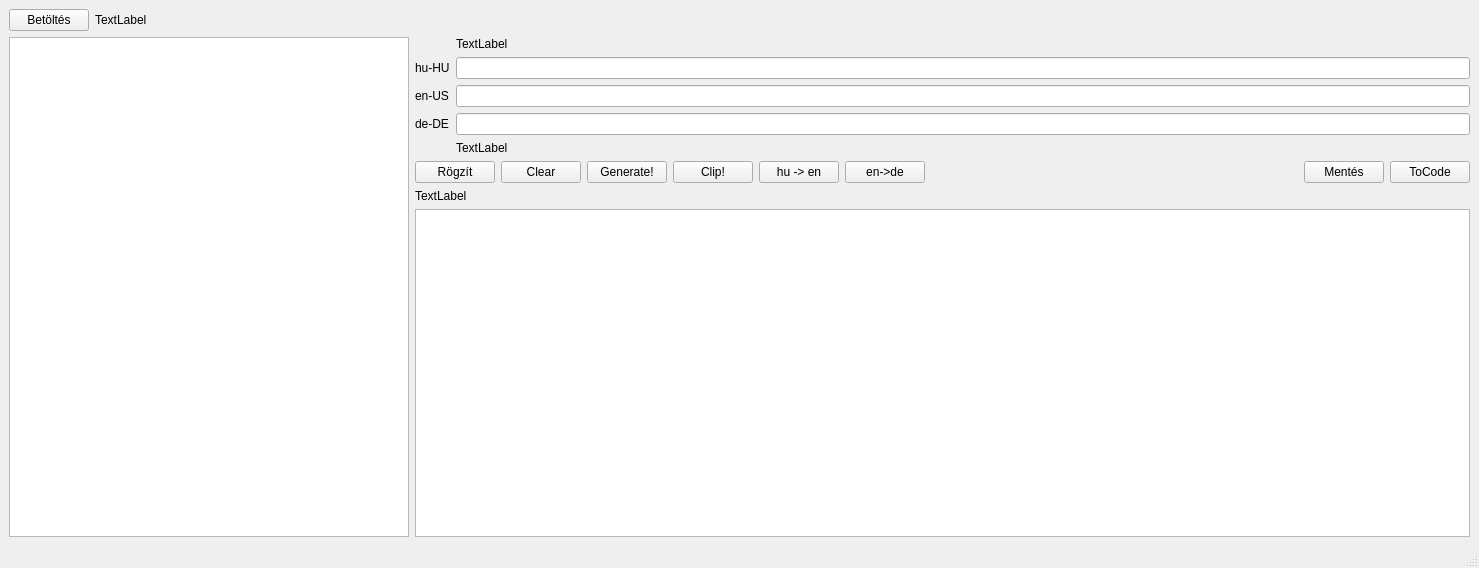
<?xml version="1.0" encoding="UTF-8"?>
<ui version="4.0">
 <class>MainWindow</class>
 <widget class="QMainWindow" name="MainWindow">
  <property name="geometry">
   <rect>
    <x>0</x>
    <y>0</y>
    <width>1479</width>
    <height>568</height>
   </rect>
  </property>
  <property name="sizePolicy">
   <sizepolicy hsizetype="MinimumExpanding" vsizetype="Preferred">
    <horstretch>0</horstretch>
    <verstretch>0</verstretch>
   </sizepolicy>
  </property>
  <property name="windowTitle">
   <string>MainWindow</string>
  </property>
  <widget class="QWidget" name="centralwidget">
   <layout class="QVBoxLayout" name="verticalLayout">
    <item>
     <layout class="QHBoxLayout" name="horizontalLayout">
      <item>
       <widget class="QPushButton" name="pushButton">
        <property name="text">
         <string>Betöltés</string>
        </property>
       </widget>
      </item>
      <item>
       <widget class="QLabel" name="label">
        <property name="text">
         <string>TextLabel</string>
        </property>
       </widget>
      </item>
      <item>
       <spacer name="horizontalSpacer">
        <property name="orientation">
         <enum>Qt::Horizontal</enum>
        </property>
        <property name="sizeHint" stdset="0">
         <size>
          <width>40</width>
          <height>20</height>
         </size>
        </property>
       </spacer>
      </item>
     </layout>
    </item>
    <item>
     <layout class="QHBoxLayout" name="horizontalLayout_2">
      <item>
       <widget class="QListWidget" name="listWidget">
        <property name="minimumSize">
         <size>
          <width>400</width>
          <height>0</height>
         </size>
        </property>
        <property name="maximumSize">
         <size>
          <width>250</width>
          <height>16777215</height>
         </size>
        </property>
       </widget>
      </item>
      <item>
       <layout class="QVBoxLayout" name="verticalLayout_2">
        <item>
         <layout class="QFormLayout" name="formLayout">
          <item row="0" column="1">
           <widget class="QLabel" name="label_wcode">
            <property name="minimumSize">
             <size>
              <width>0</width>
              <height>0</height>
             </size>
            </property>
            <property name="text">
             <string>TextLabel</string>
            </property>
           </widget>
          </item>
          <item row="1" column="0">
           <widget class="QLabel" name="label_hu">
            <property name="text">
             <string>hu-HU</string>
            </property>
           </widget>
          </item>
          <item row="1" column="1">
           <widget class="QLineEdit" name="lineEdit_hu">
            <property name="sizePolicy">
             <sizepolicy hsizetype="Expanding" vsizetype="Fixed">
              <horstretch>0</horstretch>
              <verstretch>0</verstretch>
             </sizepolicy>
            </property>
            <property name="minimumSize">
             <size>
              <width>1000</width>
              <height>0</height>
             </size>
            </property>
           </widget>
          </item>
          <item row="2" column="0">
           <widget class="QLabel" name="label_3">
            <property name="text">
             <string>en-US</string>
            </property>
           </widget>
          </item>
          <item row="2" column="1">
           <widget class="QLineEdit" name="lineEdit_en"/>
          </item>
          <item row="3" column="0">
           <widget class="QLabel" name="label_4">
            <property name="text">
             <string>de-DE</string>
            </property>
           </widget>
          </item>
          <item row="3" column="1">
           <widget class="QLineEdit" name="lineEdit_de"/>
          </item>
          <item row="4" column="1">
           <widget class="QLabel" name="label_using">
            <property name="minimumSize">
             <size>
              <width>1000</width>
              <height>0</height>
             </size>
            </property>
            <property name="text">
             <string>TextLabel</string>
            </property>
           </widget>
          </item>
         </layout>
        </item>
        <item>
         <layout class="QHBoxLayout" name="horizontalLayout_3">
          <item>
           <widget class="QPushButton" name="pushButton_ok">
            <property name="text">
             <string>Rögzít</string>
            </property>
           </widget>
          </item>
          <item>
           <widget class="QPushButton" name="pushButton_clear">
            <property name="text">
             <string>Clear</string>
            </property>
           </widget>
          </item>
          <item>
           <widget class="QPushButton" name="pushButton_generate">
            <property name="text">
             <string>Generate!</string>
            </property>
           </widget>
          </item>
          <item>
           <widget class="QPushButton" name="pushButton_copytoclipboard">
            <property name="text">
             <string>Clip!</string>
            </property>
           </widget>
          </item>
          <item>
           <widget class="QPushButton" name="pushButton_hu_to_en">
            <property name="text">
             <string>hu -&gt; en</string>
            </property>
           </widget>
          </item>
          <item>
           <widget class="QPushButton" name="pushButton_en_to_de">
            <property name="text">
             <string>en-&gt;de</string>
            </property>
           </widget>
          </item>
          <item>
           <spacer name="horizontalSpacer_2">
            <property name="orientation">
             <enum>Qt::Horizontal</enum>
            </property>
            <property name="sizeHint" stdset="0">
             <size>
              <width>40</width>
              <height>20</height>
             </size>
            </property>
           </spacer>
          </item>
          <item>
           <widget class="QPushButton" name="pushButton_save">
            <property name="text">
             <string>Mentés</string>
            </property>
           </widget>
          </item>
          <item>
           <widget class="QPushButton" name="pushButton_code">
            <property name="text">
             <string>ToCode</string>
            </property>
           </widget>
          </item>
         </layout>
        </item>
        <item>
         <widget class="QLabel" name="label_status">
          <property name="text">
           <string>TextLabel</string>
          </property>
         </widget>
        </item>
        <item>
         <widget class="QPlainTextEdit" name="plainTextEdit">
          <property name="sizePolicy">
           <sizepolicy hsizetype="Expanding" vsizetype="Expanding">
            <horstretch>0</horstretch>
            <verstretch>0</verstretch>
           </sizepolicy>
          </property>
         </widget>
        </item>
       </layout>
      </item>
     </layout>
    </item>
   </layout>
  </widget>
  <widget class="QMenuBar" name="menubar">
   <property name="geometry">
    <rect>
     <x>0</x>
     <y>0</y>
     <width>1479</width>
     <height>22</height>
    </rect>
   </property>
  </widget>
  <widget class="QStatusBar" name="statusbar"/>
 </widget>
 <resources/>
 <connections/>
</ui>
